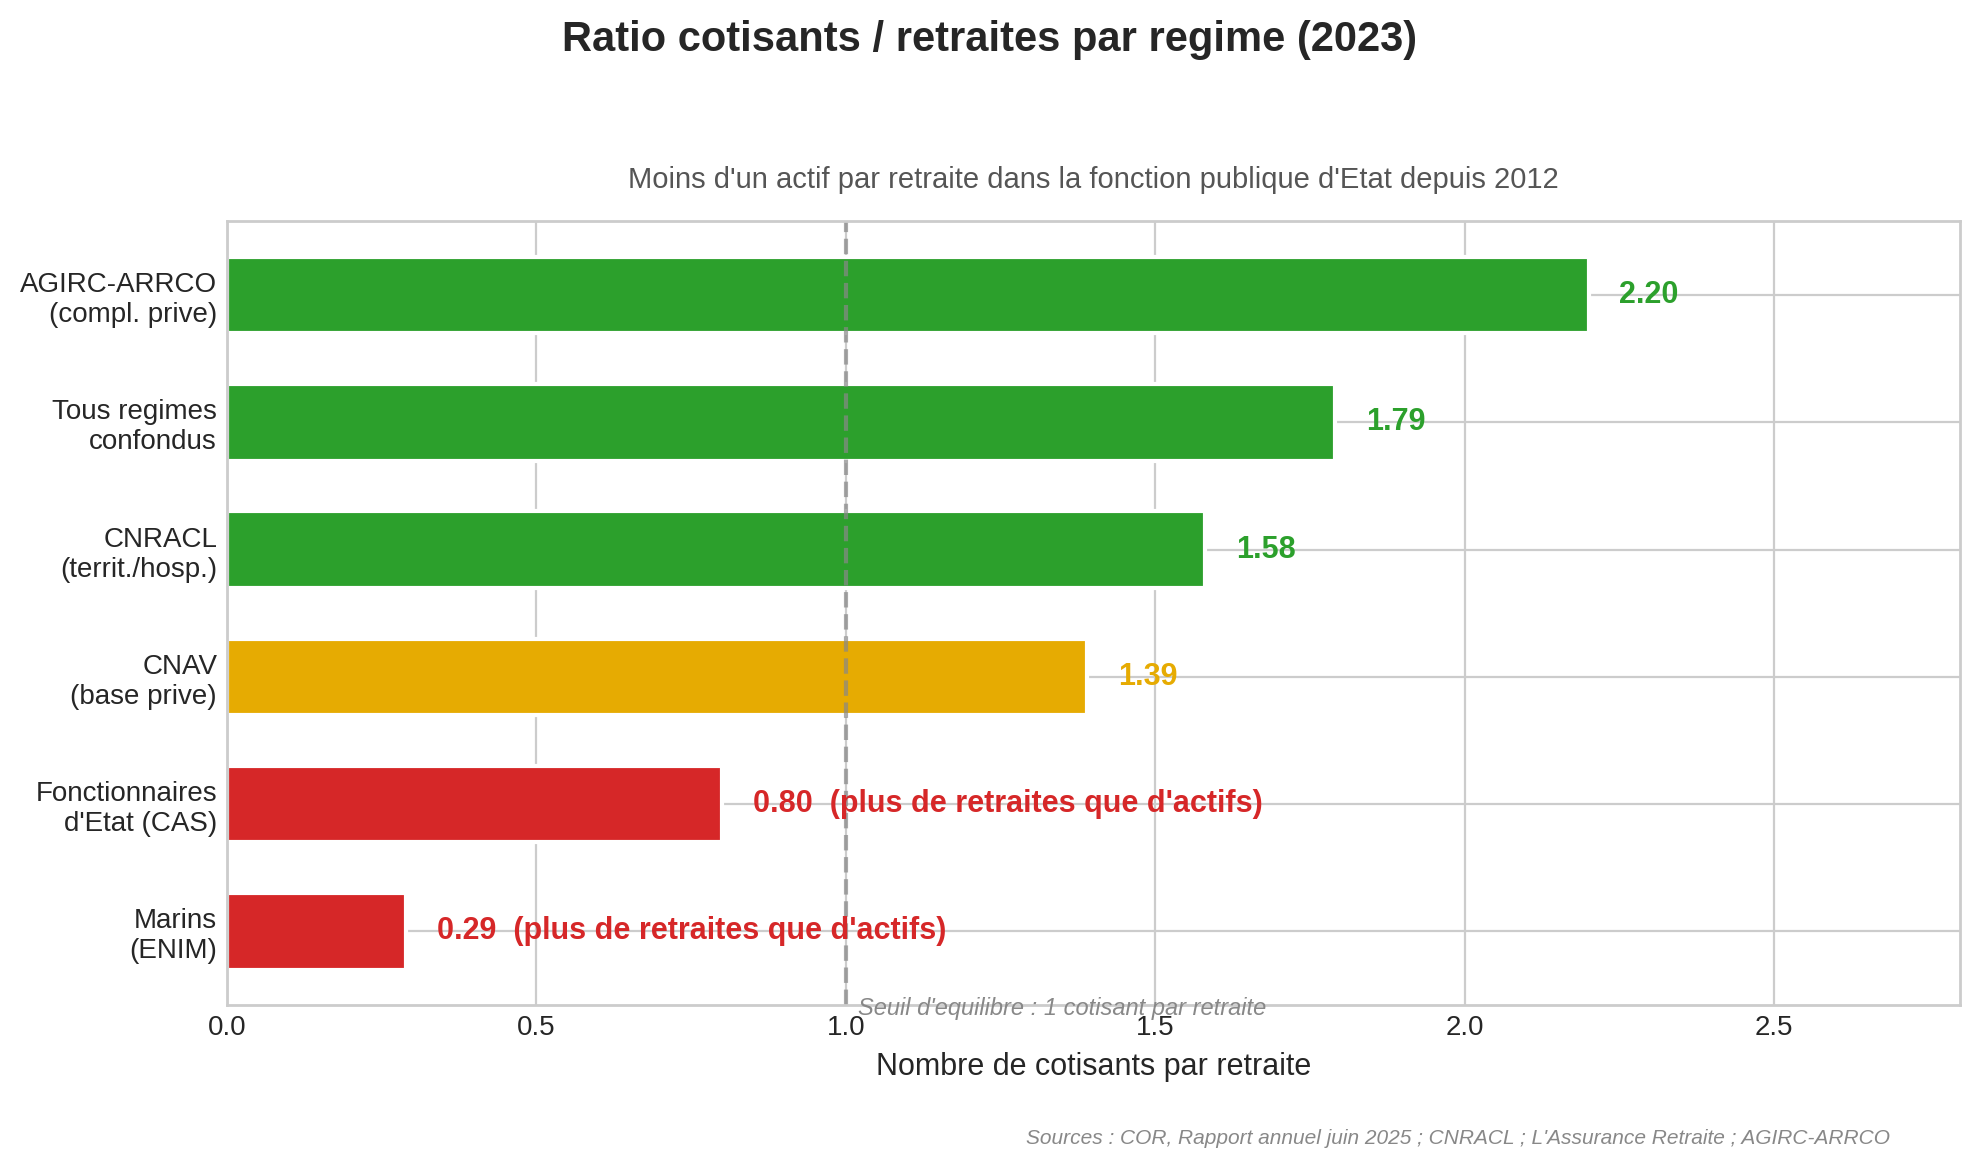

Write Python code to recreate this figure.
#!/usr/bin/env python3
"""
Bar chart: Ratio cotisants/retraites par regime (2023)
Data: COR Rapport annuel juin 2025, CNRACL, L'Assurance Retraite, AGIRC-ARRCO
"""

import matplotlib.pyplot as plt
import numpy as np
from pathlib import Path

# --- Data (2023) ---
regimes = [
    "AGIRC-ARRCO\n(compl. prive)",
    "Tous regimes\nconfondus",
    "CNRACL\n(territ./hosp.)",
    "CNAV\n(base prive)",
    "Fonctionnaires\nd'Etat (CAS)",
    "Marins\n(ENIM)",
]
ratios = [2.20, 1.79, 1.58, 1.39, 0.80, 0.29]

# Colors: green above 1, orange near 1, red below 1
colors = []
for r in ratios:
    if r >= 1.5:
        colors.append("#2ca02c")  # green - healthy
    elif r >= 1.0:
        colors.append("#e6ab02")  # gold - tight
    else:
        colors.append("#d62728")  # red - deficit

# --- Plot ---
plt.style.use("seaborn-v0_8-whitegrid")
fig, ax = plt.subplots(figsize=(10, 6))

bars = ax.barh(range(len(regimes)), ratios, color=colors, height=0.6,
               edgecolor="white", linewidth=1.5)

# Labels on bars
for i, (bar, ratio) in enumerate(zip(bars, ratios)):
    x_pos = bar.get_width() + 0.05
    label = f"{ratio:.2f}"
    if ratio < 1:
        label += "  (plus de retraites que d'actifs)"
    ax.text(x_pos, i, label, va="center", fontsize=11, fontweight="bold",
            color=colors[i])

# Reference line at 1.0
ax.axvline(x=1.0, color="#888888", linestyle="--", linewidth=1.5, alpha=0.7)
ax.text(1.02, len(regimes) - 0.3, "Seuil d'equilibre : 1 cotisant par retraite",
        fontsize=8.5, color="#888888", fontstyle="italic", va="bottom")

# Y axis
ax.set_yticks(range(len(regimes)))
ax.set_yticklabels(regimes, fontsize=10)
ax.invert_yaxis()

# X axis
ax.set_xlim(0, 2.8)
ax.set_xlabel("Nombre de cotisants par retraite", fontsize=11)

# Title
fig.suptitle("Ratio cotisants / retraites par regime (2023)",
             fontsize=15, fontweight="bold", y=0.96)
ax.set_title(
    "Moins d'un actif par retraite dans la fonction publique d'Etat depuis 2012",
    fontsize=10.5, color="#555555", pad=12)

# Source
fig.text(0.95, 0.02,
         "Sources : COR, Rapport annuel juin 2025 ; CNRACL ; "
         "L'Assurance Retraite ; AGIRC-ARRCO",
         ha="right", va="bottom", fontsize=7.5, fontstyle="italic",
         color="#888888")

plt.tight_layout(rect=[0, 0.05, 1, 0.92])

# Save
output = Path(__file__).with_suffix(".png")
fig.savefig(output, dpi=200, bbox_inches="tight", facecolor="white")
print(f"Saved: {output}")
plt.close()
